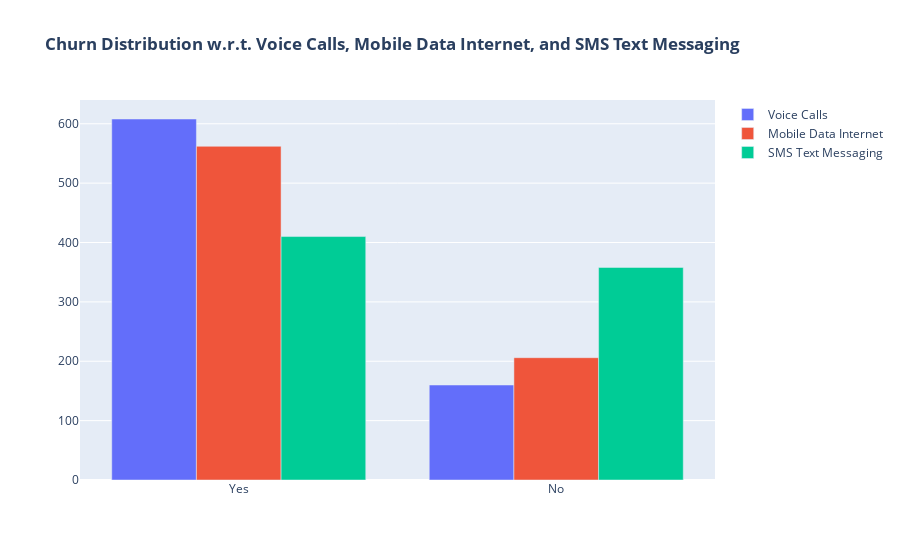

Notebook code for this chart:
### Markdown cell above
Churn Distribution w.r.t. Voice Calls, Mobile Data Internet, and SMS Text Messaging

### Code cell
# Create a list of unique values in the 'Churn' column
churn_values = ['Yes', 'No']
voice = data['Voice_Calls'].value_counts()
mobile_data = data['Mobile_Data_Internet'].value_counts()
SMS_messaging = data['SMS_Text_Messaging'].value_counts()
fig = go.Figure()

# Voice Calls
fig.add_trace(go.Bar(
    x=churn_values,
    y=voice,
    name='Voice Calls'
))

# Mobile Data Internet
fig.add_trace(go.Bar(
    x=churn_values,
    y=mobile_data,
    name='Mobile Data Internet'
))

# SMS Text Messaging
fig.add_trace(go.Bar(
    x=churn_values,
    y=SMS_messaging,
    name='SMS Text Messaging'
))

fig.update_layout(title_text="<b>Churn Distribution w.r.t. Voice Calls, Mobile Data Internet, and SMS Text Messaging</b>")

fig.show()
# data['SMS_Text_Messaging'].value_counts()
# fig = go.Figure()

# fig.add_trace(go.Bar(
#   x = [['Churn:No', 'Churn:No', 'Churn:Yes', 'Churn:Yes'],
#        ["Female", "Male", "Female", "Male"]],
#   y = [965, 992, 219, 240],
#   name = 'DSL',
# ))

# fig.add_trace(go.Bar(
#   x = [['Churn:No', 'Churn:No', 'Churn:Yes', 'Churn:Yes'],
#        ["Female", "Male", "Female", "Male"]],
#   y = [889, 910, 664, 633],
#   name = 'Fiber optic',
# ))

# fig.add_trace(go.Bar(
#   x = [['Churn:No', 'Churn:No', 'Churn:Yes', 'Churn:Yes'],
#        ["Female", "Male", "Female", "Male"]],
#   y = [690, 717, 56, 57],
#   name = 'No Internet',
# ))

# fig.update_layout(title_text="<b>Churn Distribution w.r.t. Internet Service and Gender</b>")

# fig.show()

### Figure 1 — Plotly figure (JSON) as saved in the notebook; plotly's stock layout.template omitted (floating-point values rounded to 4 significant figures)
{"data": [{"name": "Voice Calls", "type": "bar", "x": ["Yes", "No"], "y": [608, 160]}, {"name": "Mobile Data Internet", "type": "bar", "x": ["Yes", "No"], "y": [562, 206]}, {"name": "SMS Text Messaging", "type": "bar", "x": ["Yes", "No"], "y": [410, 358]}], "layout": {"title": {"text": "<b>Churn Distribution w.r.t. Voice Calls, Mobile Data Internet, and SMS Text Messaging</b>"}}}
